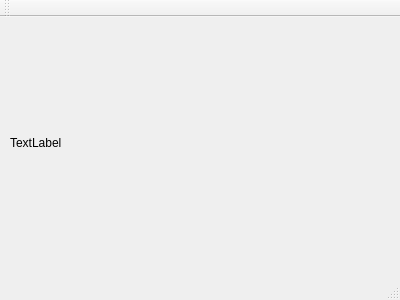
<?xml version="1.0" encoding="UTF-8"?>
<ui version="4.0">
 <class>MainWindow</class>
 <widget class="QMainWindow" name="MainWindow">
  <property name="geometry">
   <rect>
    <x>0</x>
    <y>0</y>
    <width>400</width>
    <height>300</height>
   </rect>
  </property>
  <property name="windowTitle">
   <string>MainWindow</string>
  </property>
  <widget class="QWidget" name="centralWidget">
   <widget class="QLabel" name="imageLabel">
    <property name="geometry">
     <rect>
      <x>10</x>
      <y>10</y>
      <width>371</width>
      <height>231</height>
     </rect>
    </property>
    <property name="text">
     <string>TextLabel</string>
    </property>
   </widget>
  </widget>
  <widget class="QMenuBar" name="menuBar">
   <property name="geometry">
    <rect>
     <x>0</x>
     <y>0</y>
     <width>400</width>
     <height>22</height>
    </rect>
   </property>
  </widget>
  <widget class="QToolBar" name="mainToolBar">
   <attribute name="toolBarArea">
    <enum>TopToolBarArea</enum>
   </attribute>
   <attribute name="toolBarBreak">
    <bool>false</bool>
   </attribute>
  </widget>
  <widget class="QStatusBar" name="statusBar"/>
 </widget>
 <layoutdefault spacing="6" margin="11"/>
 <resources/>
 <connections/>
</ui>
